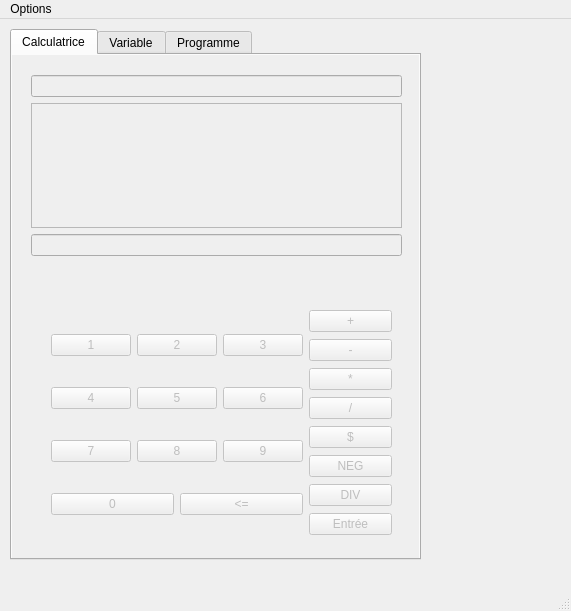
<?xml version="1.0" encoding="UTF-8"?>
<ui version="4.0">
 <class>MainWindow</class>
 <widget class="QMainWindow" name="MainWindow">
  <property name="geometry">
   <rect>
    <x>0</x>
    <y>0</y>
    <width>571</width>
    <height>611</height>
   </rect>
  </property>
  <property name="windowTitle">
   <string>MainWindow</string>
  </property>
  <widget class="QWidget" name="centralwidget">
   <widget class="QTabWidget" name="GereurOnglet">
    <property name="geometry">
     <rect>
      <x>10</x>
      <y>10</y>
      <width>411</width>
      <height>531</height>
     </rect>
    </property>
    <property name="currentIndex">
     <number>0</number>
    </property>
    <widget class="QWidget" name="CalculatriceTab">
     <property name="enabled">
      <bool>false</bool>
     </property>
     <property name="autoFillBackground">
      <bool>true</bool>
     </property>
     <attribute name="title">
      <string>Calculatrice</string>
     </attribute>
     <widget class="QWidget" name="verticalLayoutWidget">
      <property name="geometry">
       <rect>
        <x>9</x>
        <y>10</y>
        <width>391</width>
        <height>481</height>
       </rect>
      </property>
      <layout class="QVBoxLayout" name="verticalLayout_2">
       <item>
        <widget class="QWidget" name="wCommandePile" native="true">
         <widget class="QWidget" name="layoutWidget">
          <property name="geometry">
           <rect>
            <x>10</x>
            <y>10</y>
            <width>371</width>
            <height>181</height>
           </rect>
          </property>
          <layout class="QVBoxLayout" name="verticalLayout">
           <item>
            <widget class="QLineEdit" name="wAffichageErreur"/>
           </item>
           <item>
            <widget class="QTableView" name="wAffichagePil"/>
           </item>
           <item>
            <widget class="QLineEdit" name="wAffichageCommande"/>
           </item>
          </layout>
         </widget>
        </widget>
       </item>
       <item>
        <widget class="QWidget" name="wClavier" native="true">
         <property name="enabled">
          <bool>false</bool>
         </property>
         <widget class="QWidget" name="layoutWidget">
          <property name="geometry">
           <rect>
            <x>30</x>
            <y>0</y>
            <width>341</width>
            <height>231</height>
           </rect>
          </property>
          <layout class="QHBoxLayout" name="clavier">
           <item>
            <layout class="QVBoxLayout" name="clavierChiffre">
             <item>
              <layout class="QHBoxLayout" name="ligne123">
               <item>
                <widget class="QPushButton" name="bouton1">
                 <property name="text">
                  <string>1</string>
                 </property>
                </widget>
               </item>
               <item>
                <widget class="QPushButton" name="bouton2">
                 <property name="text">
                  <string>2</string>
                 </property>
                </widget>
               </item>
               <item>
                <widget class="QPushButton" name="bouton3">
                 <property name="text">
                  <string>3</string>
                 </property>
                </widget>
               </item>
              </layout>
             </item>
             <item>
              <layout class="QHBoxLayout" name="ligne456">
               <item>
                <widget class="QPushButton" name="bouton4">
                 <property name="text">
                  <string>4</string>
                 </property>
                </widget>
               </item>
               <item>
                <widget class="QPushButton" name="bouton5">
                 <property name="text">
                  <string>5</string>
                 </property>
                </widget>
               </item>
               <item>
                <widget class="QPushButton" name="bouton6">
                 <property name="text">
                  <string>6</string>
                 </property>
                </widget>
               </item>
              </layout>
             </item>
             <item>
              <layout class="QHBoxLayout" name="ligne789">
               <item>
                <widget class="QPushButton" name="bouton7">
                 <property name="text">
                  <string>7</string>
                 </property>
                </widget>
               </item>
               <item>
                <widget class="QPushButton" name="bouton8">
                 <property name="text">
                  <string>8</string>
                 </property>
                </widget>
               </item>
               <item>
                <widget class="QPushButton" name="bouton9">
                 <property name="text">
                  <string>9</string>
                 </property>
                </widget>
               </item>
              </layout>
             </item>
             <item>
              <layout class="QHBoxLayout" name="ligne0BS">
               <item>
                <widget class="QPushButton" name="bouton0">
                 <property name="enabled">
                  <bool>false</bool>
                 </property>
                 <property name="text">
                  <string>0</string>
                 </property>
                </widget>
               </item>
               <item>
                <widget class="QPushButton" name="boutonBS">
                 <property name="text">
                  <string>&lt;=</string>
                 </property>
                </widget>
               </item>
              </layout>
             </item>
            </layout>
           </item>
           <item>
            <layout class="QVBoxLayout" name="clavierOperateur">
             <item>
              <widget class="QPushButton" name="boutonP">
               <property name="text">
                <string>+</string>
               </property>
              </widget>
             </item>
             <item>
              <widget class="QPushButton" name="boutonM">
               <property name="text">
                <string>-</string>
               </property>
              </widget>
             </item>
             <item>
              <widget class="QPushButton" name="boutonF">
               <property name="text">
                <string>*</string>
               </property>
              </widget>
             </item>
             <item>
              <widget class="QPushButton" name="boutonD">
               <property name="text">
                <string>/</string>
               </property>
              </widget>
             </item>
             <item>
              <widget class="QPushButton" name="boutonC">
               <property name="text">
                <string>$</string>
               </property>
              </widget>
             </item>
             <item>
              <widget class="QPushButton" name="boutonNEG">
               <property name="text">
                <string>NEG</string>
               </property>
              </widget>
             </item>
             <item>
              <widget class="QPushButton" name="boutonDIV">
               <property name="text">
                <string>DIV</string>
               </property>
              </widget>
             </item>
             <item>
              <widget class="QPushButton" name="boutonEntree">
               <property name="text">
                <string>Entrée</string>
               </property>
              </widget>
             </item>
            </layout>
           </item>
          </layout>
         </widget>
        </widget>
       </item>
      </layout>
     </widget>
    </widget>
    <widget class="QWidget" name="VariableTab">
     <attribute name="title">
      <string>Variable</string>
     </attribute>
     <widget class="QTableView" name="TableauVarAffi">
      <property name="geometry">
       <rect>
        <x>10</x>
        <y>10</y>
        <width>271</width>
        <height>411</height>
       </rect>
      </property>
     </widget>
    </widget>
    <widget class="QWidget" name="ProgrammeTab">
     <attribute name="title">
      <string>Programme</string>
     </attribute>
     <widget class="QPlainTextEdit" name="wAffichageProgramme">
      <property name="geometry">
       <rect>
        <x>10</x>
        <y>10</y>
        <width>271</width>
        <height>421</height>
       </rect>
      </property>
     </widget>
    </widget>
   </widget>
  </widget>
  <widget class="QMenuBar" name="menubar">
   <property name="geometry">
    <rect>
     <x>0</x>
     <y>0</y>
     <width>571</width>
     <height>21</height>
    </rect>
   </property>
   <widget class="QMenu" name="menuOption">
    <property name="title">
     <string>Options</string>
    </property>
    <widget class="QMenu" name="menuOptions_d_affichage">
     <property name="title">
      <string>Options d'affichage</string>
     </property>
     <addaction name="actionChanger_la_couleur"/>
    </widget>
    <addaction name="actionAffichage_clavier"/>
    <addaction name="actionActivation_Bip_Sonore"/>
    <addaction name="menuOptions_d_affichage"/>
   </widget>
   <addaction name="menuOption"/>
  </widget>
  <widget class="QStatusBar" name="statusbar"/>
  <action name="actionAffichage_clavier">
   <property name="text">
    <string>Affichage clavier</string>
   </property>
  </action>
  <action name="actionActivation_Bip_Sonore">
   <property name="text">
    <string>Activation Bip Sonore</string>
   </property>
  </action>
  <action name="actionChanger_la_couleur">
   <property name="text">
    <string>Changer la couleur </string>
   </property>
  </action>
 </widget>
 <resources/>
 <connections>
  <connection>
   <sender>actionAffichage_clavier</sender>
   <signal>changed()</signal>
   <receiver>wClavier</receiver>
   <slot>hide()</slot>
   <hints>
    <hint type="sourcelabel">
     <x>-1</x>
     <y>-1</y>
    </hint>
    <hint type="destinationlabel">
     <x>216</x>
     <y>437</y>
    </hint>
   </hints>
  </connection>
 </connections>
</ui>
